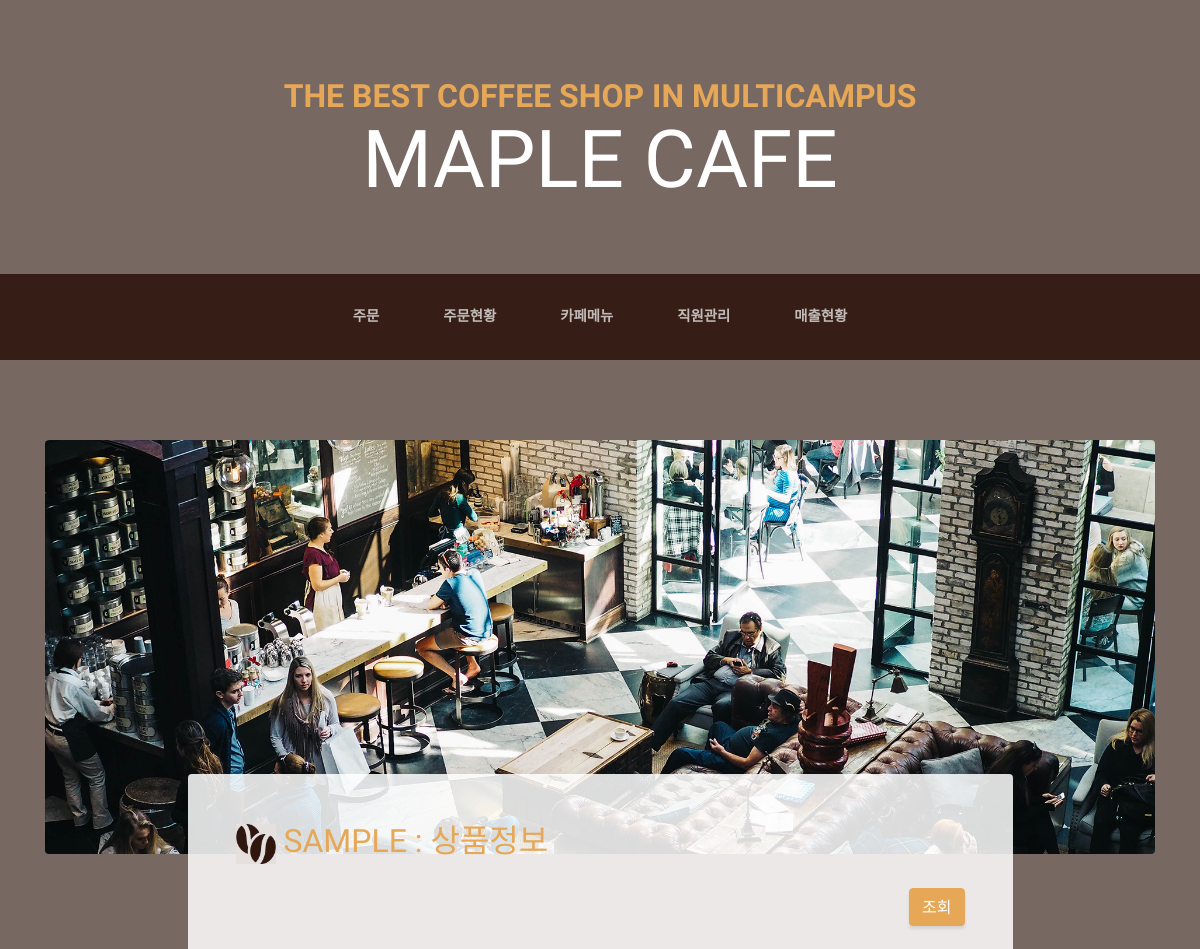
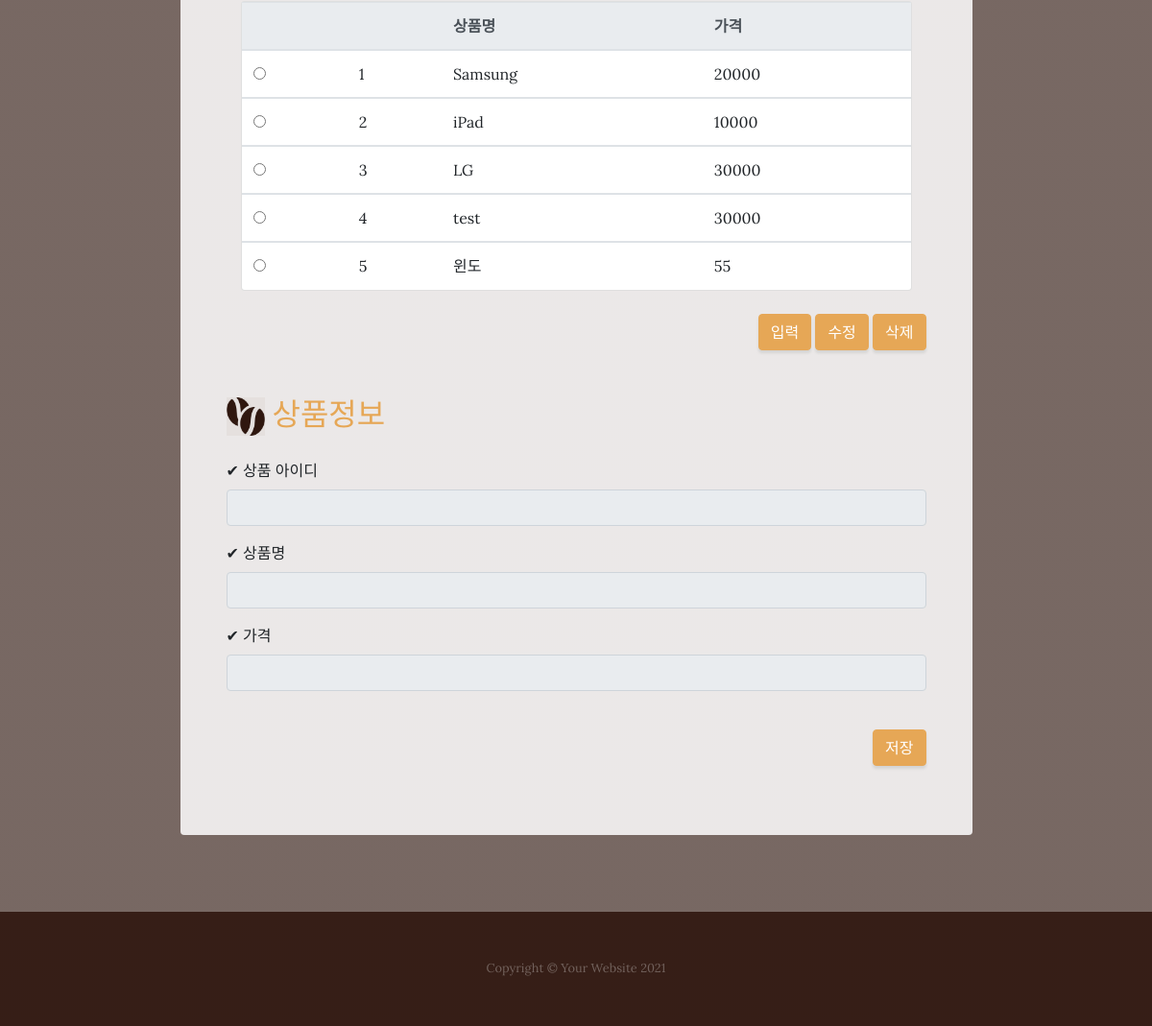
Page /maple/serchProduct/ on the committed database (2 pictures, top to bottom).
### mapleApp/models.py (models this page shows)
class SampleProduct(models.Model):
    pd_name = models.CharField(max_length=100)
    pd_price = models.IntegerField(default=0)
    class Meta:
        db_table = 'm_sampleproduct'
    def __str__(self):
        return self.pd_name+" , "+str(self.pd_price)

### mapleApp/views.py (the view)
# urls.py: path('serchProduct/', views.serchProduct  ,name='serchProduct'),
def serchProduct(request):
    print('*> serchProduct :')
    producs = SampleProduct.objects.all()
    print('producs',producs)
    context = {'producs': producs}
    return render(request, 'sample_crud.html', context)

### mapleApp/templates/sample_crud.html (shortened to what this page needs)
<!DOCTYPE html>
{% load static%}
<html lang="en">
<head>
  <link href="{% static 'vendor/bootstrap/css/bootstrap.min.css'%}" rel="stylesheet">
  <link href="{% static 'css/business-casual.min.css'  %}" rel="stylesheet">
</head>
<body>
  <h1 class="site-heading text-center text-white d-none d-lg-block">
    <span class="site-heading-upper text-primary mb-3">The Best Coffee Shop in MultiCampus</span>
    <span class="site-heading-lower">MAPLE CAFE</span>
  </h1>
  <nav class="navbar navbar-expand-lg navbar-dark py-lg-4" id="mainNav">
    <div class="container">
      <div class="collapse navbar-collapse" id="navbarResponsive">
        <ul class="navbar-nav mx-auto">
          <li class="nav-item px-lg-4">
            <a class="nav-link text-uppercase text-expanded" href="../order">주문</a>
          </li>
          <li class="nav-item px-lg-4">
            <a class="nav-link text-uppercase text-expanded" href="../orderStatus">주문현황</a>
          </li>
          <li class="nav-item px-lg-4">
            <a class="nav-link text-uppercase text-expanded" href="../menu">카페메뉴</a>
          </li>
          <li class="nav-item px-lg-4">
            <a class="nav-link text-uppercase text-expanded" href="../staff">직원관리</a>
          </li>
          <li class="nav-item px-lg-4">
            <a class="nav-link text-uppercase text-expanded" href="../salesStatus">매출현황</a>
          </li>
        </ul>
      </div>
    </div>
  </nav>
  <section class="page-section about-heading">
    <div class="container">
      <img class="img-fluid rounded about-heading-img mb-3 mb-lg-0" src="img/about.jpg" alt="">
      <div class="about-heading-content">
        <div class="row">
          <div class="col-xl-9 col-lg-10 mx-auto">
            <div class="bg-faded rounded p-5">
              <h2 class="section-heading mb-4">
                <img  src="{% static 'img/cafe_icon3.png'%}" width="40" height="40">
                <span class="text-uppercase text-primary"> SAMPLE : 상품정보 </span>
              </h2>
              <div class="intro-button" align="right">
                <button type="submit" class="btn btn-primary" id="serchBtn1">조회</button>
              </div>
              <br>
{%if producs %}
              <div class="container d-flex justify-content-center mt-50 mb-50">
                <div class="card w-100">
                  <div class="table-responsive">
                    <div style="width:100%; height:300px; overflow:auto ">
                    <table class="table table-hover ">
                      <thead class="thead-light">
                        <tr>
                          <th> </th>
                          <th scope="col"></th>
                          <th scope="col">상품명</th>
                          <th scope="col">가격</th>
                        </tr>
                      </thead>
{%  for produc in  producs   %}
                      <tbody>
                        <tr>
                          <td> <input  type="radio" name="radioValue" value="{{produc.id}}"> </td>
                          <td id="pId_{{produc.id}}">{{produc.id}}</td>
                          <td id="pName_{{produc.id}}" >{{produc.pd_name}}</td>
                          <td id="pPrice_{{produc.id}}">{{produc.pd_price}}</td>
                        </tr>
{%    endfor    %}
                      </tbody>
                    </table>
                    </div>
                  </div>
                </div>
              </div>
 {% else %}
       <p>  데이터가 존재하지 않습니다. </p>
 {% endif %}
              <br>
              <div class="intro-button" align="right">
                <button type="submit" class="btn btn-primary" id="inputBtn2">입력</button>
                <button type="submit" class="btn btn-primary" id="modiBtn2">수정</button>
                <button type="submit" class="btn btn-primary" id="delBtn2">삭제</button>
              </div>
              <br>
              <h2 class="section-heading mb-4">
                <img  src="{% static 'img/cafe_icon3.png'%}" width="40" height="40">
                <span class="text-uppercase text-primary" > 상품정보 </span>
              </h2>
              <section class="content">
                <div class="row">
                  <div class="col-md-12">
                    <div class="box box-primary">
                      <form id="regForm"  method="post" action="{% url 'insertProduct' %}" >
                        <div class="box-body">
                          <div class="form-group">
                            <label for="exampleInputEmail1"> ✔ 상품 아이디 </label>
                              <input type="text" readonly="readonly"
                                id='id' class="form-control" placeholder="">
                          </div>
                          <div class="form-group">
                            <label for="exampleInputEmail1"> ✔ 상품명 </label>
                              <input type="text" readonly="readonly"
                                id='pdName' name='pdName' class="form-control" placeholder="">
                          </div>
                          <div class="form-group">
                            <label for="exampleInputEmail1"> ✔ 가격 </label>
                              <input type="text"  readonly="readonly"
                                id='pdPrice' name='pdPrice' class="form-control" placeholder="">
                          </div>
                        </div>
                      </form>
                    </div>
                  </div>
                </div>
              </section>
              <br>
              <div class="intro-button" align="right">
                <button type="submit" class="btn btn-primary" id="saveBtn3">저장</button>
              </div>
              <br>
            </div>
          </div>
        </div>
      </div>
    </div>
  </section>
  <footer class="footer text-faded text-center py-5">
    <div class="container">
      <p class="m-0 small">Copyright &copy; Your Website 2021</p>
    </div>
  </footer>
</body>
</html>

### rows in the picture
SampleProduct: id "1", pd_name "Samsung", pd_price "20000"
SampleProduct: id "2", pd_name "iPad", pd_price "10000"
SampleProduct: id "3", pd_name "LG", pd_price "30000"
SampleProduct: id "4", pd_name "test", pd_price "30000"
SampleProduct: id "5", pd_name "윈도", pd_price "55"
